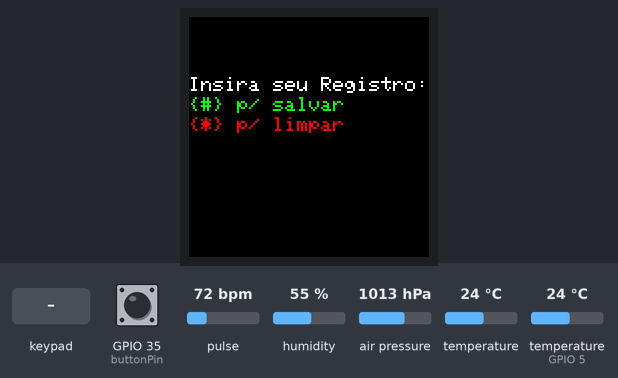
Recording of a sketch running on a simulated ESP32. On the bench: 240×240 colour display. Inputs (shaded band) come from the test bench; at power-on: GPIO 35 (buttonPin) LOW, pulse 72 bpm, humidity 55 %, air pressure 1013 hPa, temperature 24 °C, temperature (sensor on GPIO 5) 24 °C. WiFi joins after 1.5 s; servers stay silent unless stated; uploads are accepted with an empty reply; what the sketch prints to the serial monitor is not drawn.

Above: at 3.5 s.
3.6 s: GPIO 35 (buttonPin) pulled HIGH for 0.15 s
At 4.5 s:
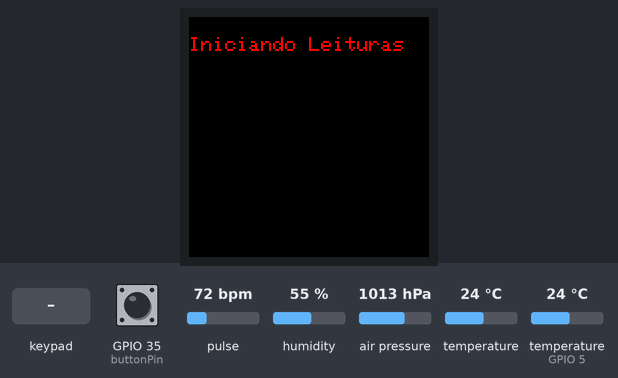
6.7 s: key '*' pressed
At 7.1 s:
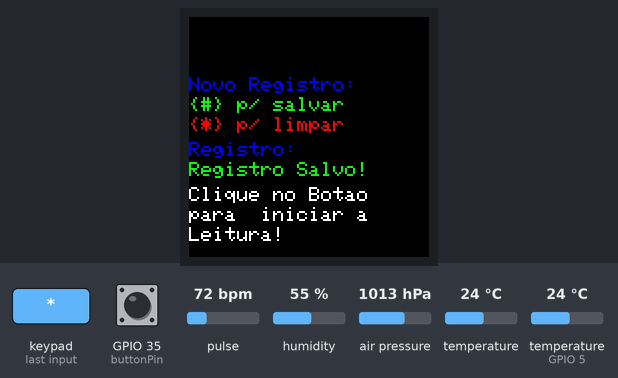
9.7 s: keypad keys 1 2 1 4 1 3 2 7 # pressed 0.4 s apart
At 15.9 s:
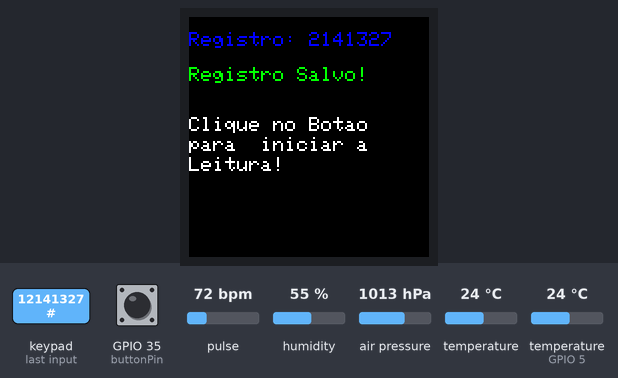
16.3 s: keypad keys 1 2 1 4 1 3 2 7 * pressed 0.4 s apart
At 19.9 s:
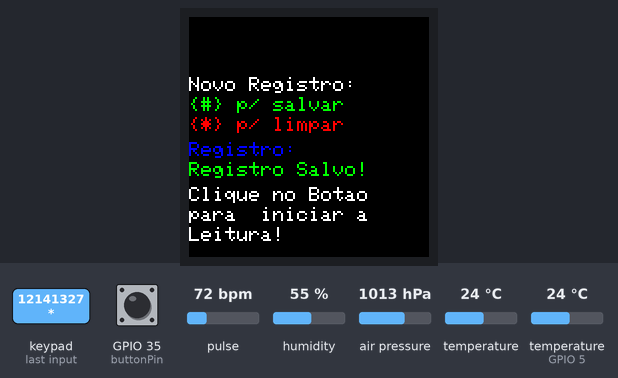
21.4 s: GPIO 35 (buttonPin) pulled HIGH for 1 s
At 22.5 s:
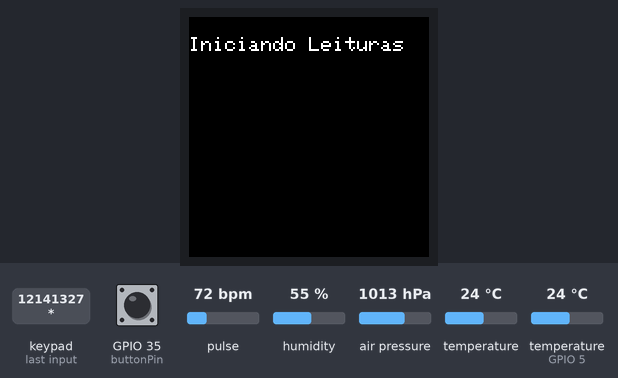
24.3 s: keypad keys 1 3 9 7 2 2 2 2 pressed 0.4 s apart
Timing chart, 0 to 27.3 s (numbered marks = the images above; inputs shaded):
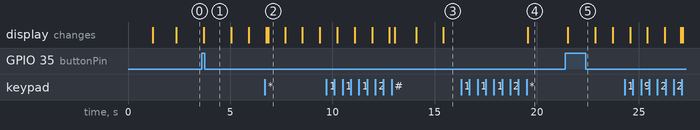

Measured:
- after the input at 3.6 s, the display: changes after 0.11 s (image 1)
- after the input at 6.7 s, the display: first differs from a run without the input after 0.15 s (image 2)
- after the input at 9.7 s, the display: first differs from a run without the input after 5.7 s (image 3)
- after the input at 16.3 s, the display: changes after 3.3 s (image 4)
- after the input at 21.4 s, the display: changes after 0.11 s (image 5)
- what the display in image 2 shows lasts 0.8 s, from 6.9 s to 7.7 s

The sketch:

PROJETOTCC.ino
```cpp
#include <Wire.h>
#include <Adafruit_Sensor.h>
#include <Adafruit_BME280.h>
#include "MAX30105.h"
#include <OneWire.h>
#include <DallasTemperature.h>
#include <WiFi.h>
#include <HTTPClient.h>
#include <Keypad.h>
#include <Adafruit_GFX.h>
#include <Adafruit_ST7789.h>
#include <SPI.h>

const char* ssid = "xxxxxx";
const char* password = "xxxxxx";
const char* serverUrl = "https://xxxxxxx.xxx.xx/post.php";

Adafruit_BME280 bme;
MAX30105 particleSensor;
const int oneWireBus = 5;
OneWire oneWire(oneWireBus);
DallasTemperature sensors(&oneWire);

const byte ROWS = 4;
const byte COLS = 3;
char keys[ROWS][COLS] = {
  {'1','2','3'},
  {'4','5','6'},
  {'7','8','9'},
  {'*','0','#'}
};
byte rowPins[ROWS] = {12, 14, 13, 27};
byte colPins[COLS] = {26, 25, 33};
Keypad keypad = Keypad(makeKeymap(keys), rowPins, colPins, ROWS, COLS);
String patientID = "";

const int buttonPin = 35;
int buttonState = LOW;
int lastButtonState = LOW;
unsigned long lastDebounceTime = 0;
unsigned long debounceDelay = 50;

#define TFT_DC 2
#define TFT_RST 4
#define TFT_CS 23

Adafruit_ST7789 tft = Adafruit_ST7789(TFT_CS, TFT_DC, TFT_RST);

bool buttonPressed = false;
bool collectingData = false;
int numReadingsToAverage = 10;
int readingsCount = 0;

float lastTemperatureBME = 0.0;
float lastUmidadeBME = 0.0;
float lastPressaoBME = 0.0;
float lastSPO2 = 0.0;
float lastBPM = 0.0;
float lastTemperatureDS18B20 = 0.0;

void setup() {


  tft.init(240, 240, SPI_MODE3);
  tft.setRotation(2);
  uint16_t time = millis();
  tft.fillScreen(ST77XX_BLACK);
  time = millis() - time;


  Serial.begin(115200);
  WiFi.begin(ssid, password);
  while (WiFi.status() != WL_CONNECTED) {
    delay(1000);
  tft.setTextSize(2);
  tft.setCursor(0, 30);
  tft.println("\nConectando ao WiFi");
    Serial.println("\nConectando ao WiFi...");


  }


  Serial.println("\nConectado IP:");
  Serial.println(WiFi.localIP());
  tft.fillScreen(ST77XX_BLACK);
  tft.setTextSize(2);
  tft.setCursor(0, 15);
  tft.println("Conectado ao IP:");
  tft.setCursor(0, 40);
  tft.println(WiFi.localIP());

  if (!bme.begin(0x76)) {
    Serial.println("Não foi possível encontrar um sensor BME280, verifique a conexão!");
    while (1);
  }

  if (!particleSensor.begin(Wire, I2C_SPEED_FAST)) {
    Serial.println("Não foi possível encontrar um sensor MAX30105, verifique a conexão!");
    while (1);
  }

  particleSensor.setup();
  sensors.begin();
  Serial.println("Insira sua ID e pressione # para salvar ou * para Limpar.");
  tft.fillScreen(ST77XX_BLACK);
  tft.setCursor(0, 60);
  tft.println("Insira seu Registro:");
  tft.setTextColor(ST77XX_GREEN);
  tft.setCursor(0, 80);
  tft.println("{#} p/ salvar");
  tft.setTextColor(ST77XX_RED);
  tft.setCursor(0, 100);
  tft.println("{*} p/ limpar");
  pinMode(buttonPin, INPUT);
}

void loop() {
  char key = keypad.getKey();

  if (key) {
    if (key == '#') {
      Serial.print("Registro nº: ");
      Serial.println(patientID);
      tft.fillScreen(ST77XX_BLACK);
      tft.setCursor(0, 15);
      tft.setTextColor(ST77XX_BLUE);
      tft.print("Registro: ");
      tft.println(patientID);

      tft.setCursor(0, 50);
      tft.setTextColor(ST77XX_GREEN);
      tft.print("Registro Salvo!");
      Serial.println("Pressione o botão para iniciar a medição.");
      tft.setTextColor(ST77XX_WHITE);
      tft.setCursor(0, 100);
      tft.println("Clique no Botao");
      tft.setCursor(0, 120);
      tft.println("para  iniciar a");
      tft.setCursor(0, 140);
      tft.println("Leitura!");

    } else if (key == '*') {
      // Limpar o campo de ID do paciente
      patientID = "";
      Serial.println("Registro: ");
      Serial.println("Digite novamente seu Registro");


    tft.fillScreen(ST77XX_BLACK);
  tft.setCursor(0, 60);
  tft.println("Novo Registro:");
  tft.setTextColor(ST77XX_GREEN);
  tft.setCursor(0, 80);
  tft.println("{#} p/ salvar");
  tft.setTextColor(ST77XX_RED);
  tft.setCursor(0, 100);
  tft.println("{*} p/ limpar");


    tft.setCursor(0, 125);
    tft.setTextColor(ST77XX_BLUE);
    tft.print("Registro: ");
    tft.println(patientID);
    tft.setCursor(0, 145);


    tft.setTextColor(ST77XX_GREEN);
    tft.print("Registro Salvo!");
    tft.setTextColor(ST77XX_WHITE);
    tft.setCursor(0, 170);

    tft.println("Clique no Botao");
    tft.setCursor(0, 190);
    tft.println("para  iniciar a");
    tft.setCursor(0, 210);
    tft.println("Leitura!");

    } else {
      patientID += key;
      Serial.print(key); // Exibe o número digitado imediatamente
    }


  }

  int reading = digitalRead(buttonPin);

  if (reading != lastButtonState) {
    lastDebounceTime = millis();
  }

  if ((millis() - lastDebounceTime) > debounceDelay) {
    if (reading != buttonState) {
      buttonState = reading;

      if (buttonState == HIGH) {
        if (!buttonPressed && !collectingData) {
          buttonPressed = true;
          Serial.println("Aguarde enquanto coletamos medições...");
           tft.fillScreen(ST77XX_BLACK);

          tft.setCursor(0, 20);
          tft.println("Iniciando Leituras");
         delay(500);

          collectingData = true;
          readingsCount = 0;
          lastTemperatureBME = 0.0;
          lastUmidadeBME = 0.0;
          lastPressaoBME = 0.0;
          lastSPO2 = 0.0;
          lastBPM = 0.0;
          lastTemperatureDS18B20 = 0.0;
          Serial.println("Medições:");

        }
      }
    }
  }


  if (collectingData) {
    float temperaturaBME = bme.readTemperature();
    float umidadeBME = bme.readHumidity();
    float pressaoBME = bme.readPressure() / 100.0F;
    particleSensor.readTemperature();
    uint32_t bpm = particleSensor.getIR();
    uint32_t spo2 = particleSensor.getRed();
    sensors.requestTemperatures();
    float temperaturaDS18B20 = sensors.getTempCByIndex(0);

    if (!isnan(temperaturaBME) && !isnan(umidadeBME) && !isnan(pressaoBME) && !isnan(bpm) && !isnan(spo2) && !isnan(temperaturaDS18B20)) {
      lastTemperatureBME = temperaturaBME;
      lastUmidadeBME = umidadeBME;
      lastPressaoBME = pressaoBME;
      lastSPO2 = spo2;
      lastBPM = bpm;
      lastTemperatureDS18B20 = temperaturaDS18B20;
      readingsCount++;

      Serial.print("Medições ");
      Serial.print(readingsCount);
      Serial.println(":");

      tft.fillScreen(ST77XX_BLACK);
      tft.setCursor(0, 15);
      tft.setTextColor(ST77XX_MAGENTA);
      tft.print("Leitura:");
      tft.setTextColor(ST77XX_BLUE);
      tft.print(readingsCount);

      Serial.print("BME280 - Temp. Ambiente: ");
      Serial.print(temperaturaBME);

      tft.setTextColor(ST77XX_WHITE);
      tft.setCursor(0, 40);
      tft.print("Temp. Ambt:");
      tft.setTextColor(ST77XX_BLUE);
      tft.print(temperaturaBME);
      tft.println(" C");

      Serial.print(" °C, Umidade do Ar: ");
      Serial.print(umidadeBME);

      tft.setTextColor(ST77XX_WHITE);
      tft.setCursor(0, 60);
      tft.print("Umidade:");
      tft.setTextColor(ST77XX_BLUE);
      tft.print(umidadeBME);

      Serial.print(" %, Pressão Atmosférica: ");
      Serial.print(pressaoBME);
      Serial.println(" hPa");

      tft.setTextColor(ST77XX_WHITE);
      tft.setCursor(0, 80);
      tft.print("Pressao:");
      tft.setTextColor(ST77XX_BLUE);
      tft.print(pressaoBME);
      Serial.println(" hPa");

      Serial.print("MAX30105 - Saturação: ");
      Serial.print(spo2 / 1000.0);

      tft.setTextColor(ST77XX_WHITE);
      tft.setCursor(0, 100);
      tft.print("SpO2:");
      tft.setTextColor(ST77XX_BLUE);
      tft.print(spo2 / 1000.0);

      Serial.print(", Batimentos: ");
      Serial.print(bpm / 1000.0);
      Serial.println();

      tft.setTextColor(ST77XX_WHITE);
      tft.setCursor(0, 120);
      tft.print("SpO2:");
      tft.setTextColor(ST77XX_BLUE);
      tft.print(bpm / 1000.0);


      Serial.print("DS18B20 - Temp. Corporal: ");
      Serial.print(temperaturaDS18B20);
      Serial.println(" C");

      tft.setTextColor(ST77XX_WHITE);
      tft.setCursor(0, 140);
      tft.print("Temp. Corp:");
      tft.setTextColor(ST77XX_BLUE);
      tft.print(temperaturaDS18B20);
      tft.println(" C");

    }

    if (readingsCount >= numReadingsToAverage) {
      String httpRequestData = "patientID=" + patientID +
                               "&temperaturaBME=" + String(lastTemperatureBME) +
                               "&umidadeBME=" + String(lastUmidadeBME) +
                               "&pressaoBME=" + String(lastPressaoBME) +
                               "&spo2=" + String(lastSPO2 / 1000.0) +
                               "&bpm=" + String(lastBPM / 1000.0) +
                               "&temperaturaDS18B20=" + String(lastTemperatureDS18B20);

      HTTPClient http;
      http.begin(serverUrl);
      http.addHeader("Content-Type", "application/x-www-form-urlencoded");
      int httpResponseCode = http.POST(httpRequestData);

      if (httpResponseCode > 0) {
        if (httpResponseCode == HTTP_CODE_OK) {
          Serial.println("Solicitação HTTP bem-sucedida.");
          String response = http.getString();
          Serial.println(response);

         tft.fillScreen(ST77XX_BLACK);
          tft.setCursor(0, 20);
          tft.setTextColor(ST77XX_GREEN);
          tft.print("Leituras Enviadas");
          tft.setCursor(0, 45);
          tft.print("com Sucesso!");
         delay(1000);


        } else {
          Serial.print("Erro na solicitação HTTP. Código de erro: ");
          Serial.println(httpResponseCode);

        tft.fillScreen(ST77XX_BLACK);
        tft.setCursor(20, 90);
         tft.setTextColor(ST77XX_RED);
        tft.print("Erro de envio");
       delay(1000);


        }
      } else {
        Serial.println("Erro na conexão ao servidor.");

        tft.fillScreen(ST77XX_BLACK);
         tft.setCursor(20, 90);
        tft.setTextColor(ST77XX_RED);
        tft.print("Server Error");
      delay(1000);
      }

      http.end();
      collectingData = false;
      buttonPressed = false;
      Serial.println("Insira sua ID e pressione # para salvar ou * para Limpar.");

      tft.fillScreen(ST77XX_BLACK);
      tft.setCursor(0, 15);
      tft.setTextColor(ST77XX_WHITE);
      tft.println("Insira seu Registro:");
      tft.setTextColor(ST77XX_GREEN);
      tft.setCursor(0, 50);
      tft.println("{#} p/ salvar");
      tft.setTextColor(ST77XX_RED);
      tft.setCursor(0, 70);
      tft.println("{*} p/ limpar");


      patientID = "";


    }
  }

  lastButtonState = reading;
}
```
